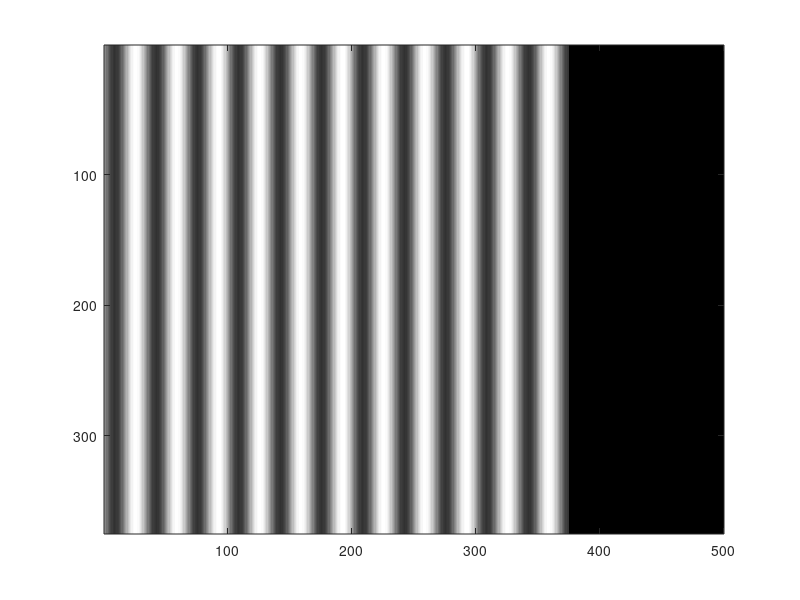

Recreate this plot in MATLAB. (Note: this script raises an error after producing the figure.)
%% make grating yourself 

%make stims 

stim = single(zeros(375,500)); %grey

wDeg = 1;  %size of image (in degrees)
nPix = 500;  %resolution of image (pixels);

[x,y] = meshgrid(linspace(-wDeg/2,wDeg/2,nPix+1));
x = x(1:end-1,1:end-1);
y = y(1:end-1,1:end-1);

orientation = 90;  %deg (counter-clockwise from horizontal)
sf = 5; %spatial frequency (cycles/deg)

ramp = sin(orientation*pi/180)*x-cos(orientation*pi/180)*y;

grating = single(4*mat2gray(sin(2*pi*sf*ramp)))+1;
imagesc(grating);

img = stim;
img(:,:)=grating(1:375,1:500)-2;
imagesc(img)
colormap(gray)
%img = single(img); 
save('\\zserver.cortexlab.net\Data\pregenerated_textures\JulieF\choiceWorld_7Stims\img2.mat', 'img')

imwrite(img, '\\zserver.cortexlab.net\Data\pregenerated_textures\JulieF\choiceWorld_7Stims\img2.jpeg', 'JPEG')
img2=img;
img = stim;
img(1:125,:)=grating(1:125,:);
imagesc(img)
colormap(gray)
save('\\zserver.cortexlab.net\Data\pregenerated_textures\JulieF\choiceWorld_7Stims\img3.mat', 'img')

img = stim;
img(125:250,:)=grating(125:250,:);
imagesc(img)
save('\\zserver.cortexlab.net\Data\pregenerated_textures\JulieF\choiceWorld_7Stims\img4.mat', 'img')

img = stim;
img(250:end,:)=grating(250:375,:);
imagesc(img)
save('\\zserver.cortexlab.net\Data\pregenerated_textures\JulieF\choiceWorld_7Stims\img5.mat', 'img')

%imread(\\zserver.cortexlab.net\Data\pregenerated_textures\JulieF\choiceWorld_7Stims\img6.jpeg')
sf = 15; %spatial frequency (cycles/deg)

ramp = sin(orientation*pi/180)*x-cos(orientation*pi/180)*y;

grating = single(4 * mat2gray(sin(2*pi*sf*ramp)))+1;
imagesc(grating);


img = stim;
img(:,:)=grating(1:375,1:500)-2;
imagesc(img)
colormap(gray)
save('\\zserver.cortexlab.net\Data\pregenerated_textures\JulieF\choiceWorld_7Stims\img1.mat', 'img')
imwrite(img, '\\zserver.cortexlab.net\Data\pregenerated_textures\JulieF\choiceWorld_7Stims\img1.jpeg', 'JPEG')



img1= imread('\\zserver.cortexlab.net\Data\pregenerated_textures\JulieF\choiceWorld_7Stims\img1.jpeg');
size(img1)
img = img1(:,:);
img(268:801,:) = 127; %gray background
imwrite(img, '\\zserver.cortexlab.net\Data\pregenerated_textures\JulieF\choiceWorld_7Stims\img3.jpeg', 'JPEG')

img = stim;
img(1:125,:)=grating(1:125,:);
imagesc(img)
colormap(gray)
save('\\zserver.cortexlab.net\Data\pregenerated_textures\JulieF\choiceWorld_7Stims\img3.mat', 'img')

img = stim;
img(125:250,:)=grating(125:250,:);
imagesc(img)
save('\\zserver.cortexlab.net\Data\pregenerated_textures\JulieF\choiceWorld_7Stims\img4.mat', 'img')

img = stim;
img(250:end,:)=grating(250:375,:);
imagesc(img)
save('\\zserver.cortexlab.net\Data\pregenerated_textures\JulieF\choiceWorld_7Stims\img5.mat', 'img')



img = stim;
img(:,1:375)=grating(1:375,1:375);
imagesc(img)
colormap(gray)
save('\\zserver.cortexlab.net\Data\pregenerated_textures\JulieF\locationsGratings\img4.mat', 'img')

img = stim;
img(:,375:750)=grating(1:375,375:750);
imagesc(img)
save('\\zserver.cortexlab.net\Data\pregenerated_textures\JulieF\locationsGratings\img5.mat', 'img')

img = stim;
img(:,750:end)=grating(1:375,750:end);
imagesc(img)
save('\\zserver.cortexlab.net\Data\pregenerated_textures\JulieF\locationsGratings\img6.mat', 'img')

%% from screen shot (the lazy way) 
img1= imread('\\zserver.cortexlab.net\Data\pregenerated_textures\JulieF\choiceWorld_7Stims\img1.jpeg'); %fullscreen grating 
size(img1)
img = img1(:,:);
img(1:267,:) = img1(268:534,:);
img(268:801,:) = 127; %gray background on middle and bottom
imwrite(img, '\\zserver.cortexlab.net\Data\pregenerated_textures\JulieF\choiceWorld_7Stims\img2.jpeg', 'JPEG')

img = img1(:,:);
img(534:800,:) = img1(268:534,:);
img(1:534,:) = 127; %gray background on top and middle
imwrite(img, '\\zserver.cortexlab.net\Data\pregenerated_textures\JulieF\choiceWorld_7Stims\img3.jpeg', 'JPEG')

img = img1(:,:);
img([1:268 534:801],:) = 127; %gray background on top and bottom
imwrite(img, '\\zserver.cortexlab.net\Data\pregenerated_textures\JulieF\choiceWorld_7Stims\img4.jpeg', 'JPEG')

img1= imread('\\zserver.cortexlab.net\Data\pregenerated_textures\JulieF\choiceWorld_7Stims\img1.jpeg'); %fullscreen grating 
size(img1)
img = img1(:,:);
img(1:267,:) = img1(268:534,:);
img(268:801,:) = 127; %gray background on middle and bottom
imwrite(img, '\\zserver.cortexlab.net\Data\pregenerated_textures\JulieF\choiceWorld_7Stims\img2.jpeg', 'JPEG')


%% spatial x orientation 
% 480, 128
img1= imread('/home/julie/Downloads/Capturegrat.JPG'); %fullscreen grating 

imagesc(img1)
stim = single(zeros(160,128)); %grey

wDeg = 1;  %size of image (in degrees)
nPix = 500;  %resolution of image (pixels);

[x,y] = meshgrid(linspace(-wDeg/2,wDeg/2,nPix+1));
x = x(1:end-1,1:end-1);
y = y(1:end-1,1:end-1);

orientation = 90;  %deg (counter-clockwise from horizontal)
sf = 5; %spatial frequency (cycles/deg)

ramp = sin(orientation*pi/180)*x-cos(orientation*pi/180)*y;

grating = single(4*mat2gray(sin(2*pi*sf*ramp)))+1;
imagesc(grating);

img = stim;
img(:,:)=grating(1:375,1:500)-2;

